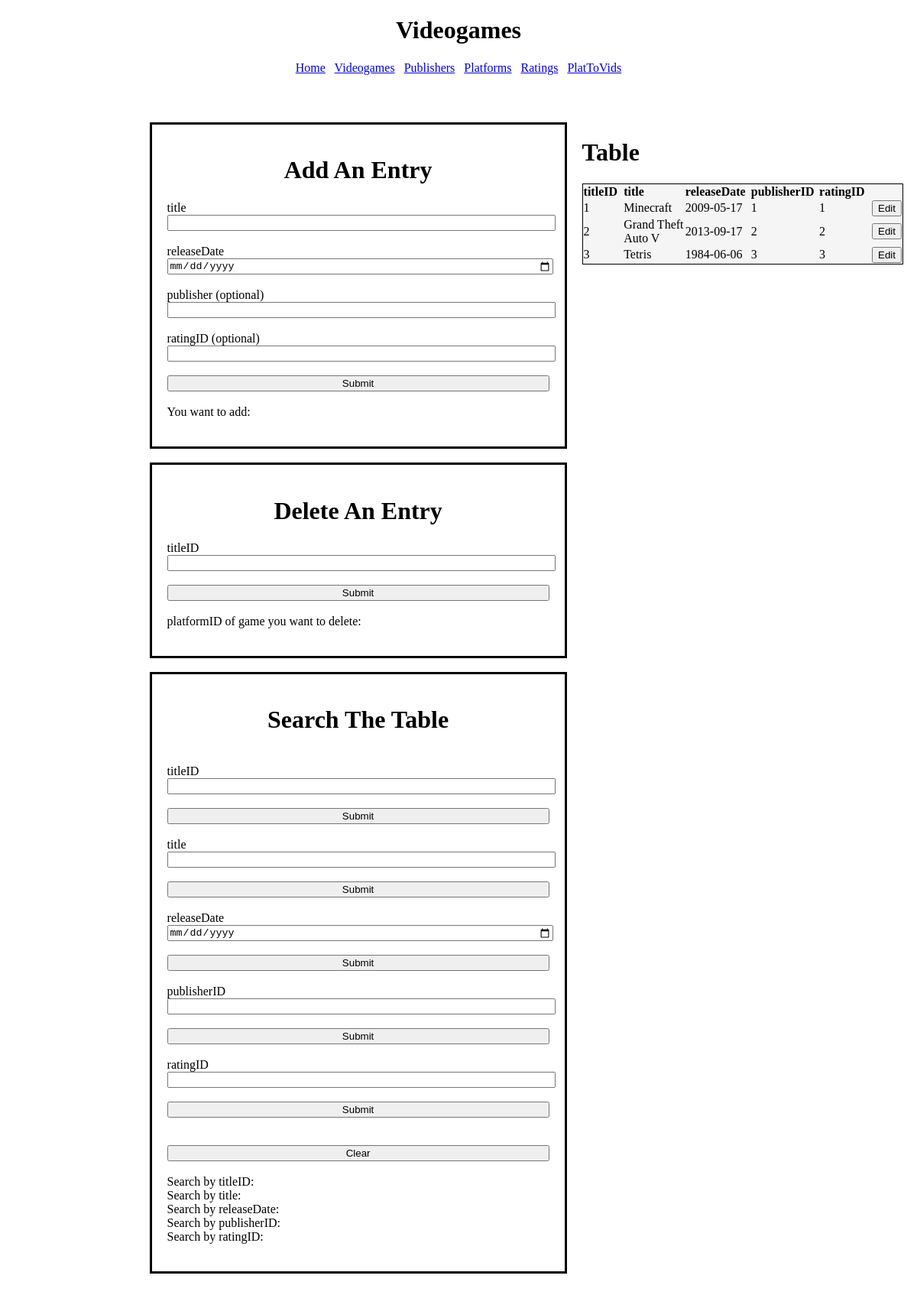
Screenshot of /videogames.php with the database file from the repository.
### tables this page shows
CREATE TABLE `Videogames` (
  `titleID` int(11) NOT NULL AUTO_INCREMENT,
  `title` varchar(255) NOT NULL,
  `releaseDate` date,
  `publisherID` int(11),
  `ratingID` int(11),
  PRIMARY KEY (`titleID`),
  Key `publisherID` (`publisherID`),
  Key `ratingID` (`ratingID`),
  CONSTRAINT `Videogames_publisherID_fk` FOREIGN KEY (`publisherID`) REFERENCES `Publishers` (`publisherID`) ON DELETE SET NULL ON UPDATE CASCADE,
  CONSTRAINT `Videogames_ratingID_fk` FOREIGN KEY (`ratingID`) REFERENCES `Ratings` (`ratingID`) ON DELETE SET NULL ON UPDATE CASCADE
);

### dbhost.php (called while the page is built, shortened)
<?php
 $who = 1;
 if ($who == 0){
    $username = "cs340_rosenauk";
    $password = "8003";
    $host = "classmysql.engr.oregonstate.edu";
    $connector = mysql_connect($host, $username, $password)
        or die("Unable to connect");
    $selected = mysql_select_db("cs340_rosenauk", $connector)
        or die("Unable to connect");
    $person = 'rosenauk';
 } else {
    $person = 'hernafra';
 }
?>

### videogames.php (the view, shortened to what this page needs)
<?php
 include_once 'dbhost.php';
 ?>
<!doctype html>
<html lang="en">
<head>
</head>
<body>
		<?php
		$result = mysql_query("SELECT * FROM Videogames ORDER BY titleID ASC");
		?>
	<h1 style="text-align:center;">
		Videogames
	</h1>
	<p style="text-align:center;">
		<?php
			echo "<a href='" . htmlspecialchars("https://web.engr.oregonstate.edu/~"
			. urlencode($person) . "/cs340/index.php") . "'>Home</a>";
		?>
		<?php
			echo "<a href='" . htmlspecialchars("https://web.engr.oregonstate.edu/~"
			. urlencode($person) . "/cs340/videogames.php") . "'>Videogames</a>";
		?>
		<?php
			echo "<a href='" . htmlspecialchars("https://web.engr.oregonstate.edu/~"
			. urlencode($person) . "/cs340/publishers.php") . "'>Publishers</a>";
		?>
		<?php
			echo "<a href='" . htmlspecialchars("https://web.engr.oregonstate.edu/~"
			. urlencode($person) . "/cs340/platforms.php") . "'>Platforms</a>";
		?>
		<?php
			echo "<a href='" . htmlspecialchars("https://web.engr.oregonstate.edu/~"
			. urlencode($person) . "/cs340/ratings.php") . "'>Ratings</a>";
		?>
		<?php
			echo "<a href='" . htmlspecialchars("https://web.engr.oregonstate.edu/~"
			. urlencode($person) . "/cs340/PlatToVids.php") . "'>PlatToVids</a>";
		?>
	</p>
	<br>
	<br>
<div class="row">
	<div class="column" style="margin-left:15%;">
	<div class="section">
		<p>
			<h1 style="text-align:center;">Add An Entry</h1>
			<div class="container">
				<form>
				  <label>title</label>
				  <input type="text" name="A_title"><br />
				  <br>
				  <label>releaseDate</label>
				  <input type="date" name="A_releaseDate"><br />
				  <br>
				  <label>publisher (optional)</label>
				  <input type="number" name="A_publisherID"><br />
				  <br>
				  <label>ratingID (optional)</label>
				  <input type="number" name="A_ratingID"><br />
				  <br>
				  <input style="width = 100px" type="submit">
				</form>
			</div>
			<br>
			You want to add:
		</p>
	</div>
	<br>
	<div class="section">
		<p>
			<h1 style="text-align:center;">Delete An Entry</h1>
			<div class="container">
				<form>
				  <label>titleID</label>
				  <input type="number" name="D_titleID"><br />
				  <br>
				  <input style="width = 100px" type="submit">
				</form>
			</div>
			<br>
			platformID of game you want to delete:
		</p>
	</div>
	<br>
	<div class="section">
		<p>
			<h1 style="text-align:center;">Search The Table</h1>
			<div class="container">
				<form>
				<br>
				  <label>titleID</label>
				  <input type="number" name="S_titleID"><br />
				  <br>
				  <input style="width = 100px" type="submit">
				</form>
				<form>
				<br>
				  <label>title </label>
				  <input type="text" name="S_title"><br />
				  <br>
				  <input style="width = 100px" type="submit">
				</form>
				<form>
				<br>
				  <label>releaseDate</label>
				  <input type="date" name="S_releaseDate"><br />
				  <br>
				  <input style="width = 100px" type="submit">
				</form>
				<form>
				<br>
				  <label>publisherID</label>
				  <input type="number" name="S_publisherID"><br />
				  <br>
				  <input style="width = 100px" type="submit">
				</form>
				<form>
				<br>
				  <label>ratingID</label>
				  <input type="number" name="S_ratingID"><br />
				  <br>
				  <input style="width = 100px" type="submit">
				</form>
				<form>
				  <br>
				  <br>
				  <input style="width = 100px" type="submit" value="Clear">
				</form>
			</div>
			<br>
			Search by titleID:
			<br>
			Search by title:
			<br>
			Search by releaseDate:
			<br>
			Search by publisherID:
			<br>
			Search by ratingID:
		</p>
	</div>
	<br>
	<br>
	<br>
	</div>
	<br>
	<div class="column">
	<p>
		<h1>Table</h1>
		<table style=" border:1px solid black; border-collapse: collapse; text-align: left;background-color: #F5F5F5;">
			<col width= "100px" />
			<col width= "200px" />
			<col width= "125px" />
			<col width= "125px" />
			<col width= "125px" />
		  <tr>
			<th>titleID</th>
			<th>title</th>
			<th>releaseDate</th>
			<th>publisherID</th>
			<th>ratingID</th>
			<th> </th>
		  </tr>
		  <?php
            while ($row = mysql_fetch_assoc($result)) {
                echo
                "<tr>
					<td>{$row['titleID']}</td>
					<td>{$row['title']}</td>
					<td>{$row['releaseDate']}</td>
					<td>{$row['publisherID']}</td>
					<td>{$row['ratingID']}</td>
					<td><button>Edit</button></td>
				</tr>";
            }
            ?>
		</table>
	</p>
	</div>
</div>
</body>
</html>

### videogames.php (style rules this page uses)
.container { width: 500px; clear: both; }
.container input { width: 100%; clear: both; }
.section { border-style: solid; width: fit-content; padding: 20px; }
.row { display: flex; }
.column { flex: 50%; padding: 10px; height: 300px; }

### rows the page displays
videogames: titleID "1", title "Minecraft", releaseDate "2009-05-17", publisherID "1", ratingID "1"
videogames: titleID "2", title "Grand Theft Auto V", releaseDate "2013-09-17", publisherID "2", ratingID "2"
videogames: titleID "3", title "Tetris", releaseDate "1984-06-06", publisherID "3", ratingID "3"
